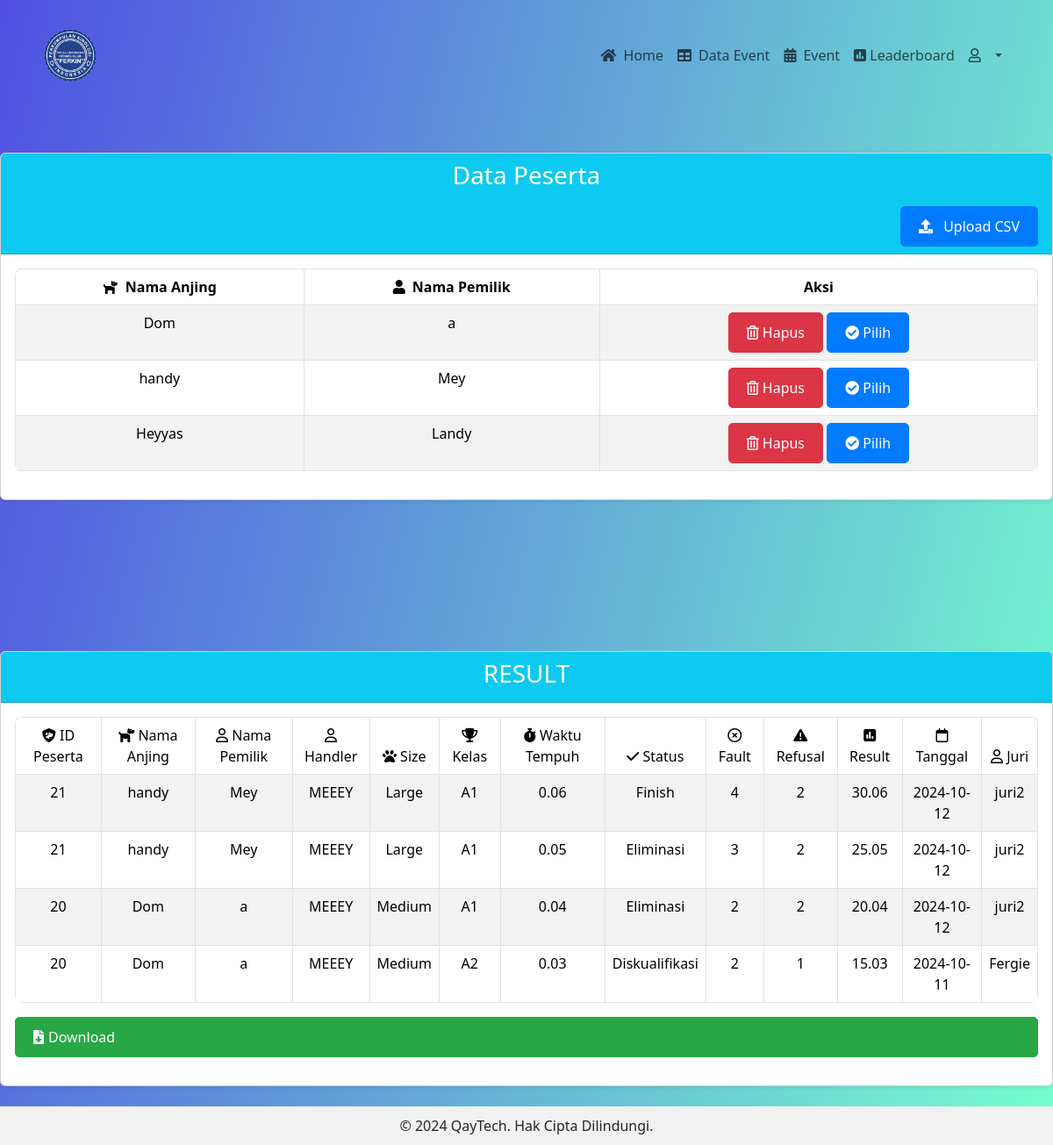
Screenshot of /views/devent.php?IdKategori=5 (signed in) with the database file from the repository.
### tables this page shows
CREATE TABLE IF NOT EXISTS `peserta` (
  `no_peserta` int NOT NULL AUTO_INCREMENT,
  `nama_anjing` varchar(100) NOT NULL,
  `nama_pemilik` varchar(100) NOT NULL,
  `handler` varchar(100) DEFAULT NULL,
  `size` varchar(50) DEFAULT NULL,
  `IdKategori` int DEFAULT NULL,
  `IdJuri` int DEFAULT NULL,
  PRIMARY KEY (`no_peserta`),
  KEY `FK_nama_anjing_kategori` (`IdKategori`),
  KEY `FK_peserta_juri` (`IdJuri`),
  CONSTRAINT `FK_nama_anjing_kategori` FOREIGN KEY (`IdKategori`) REFERENCES `kategori` (`IdKategori`) ON DELETE CASCADE ON UPDATE CASCADE,
  CONSTRAINT `FK_peserta_juri` FOREIGN KEY (`IdJuri`) REFERENCES `juri` (`IdJuri`) ON DELETE CASCADE ON UPDATE CASCADE
);

CREATE TABLE IF NOT EXISTS `penilaian` (
  `IdNilai` int NOT NULL AUTO_INCREMENT,
  `status` varchar(50) DEFAULT NULL,
  `waktu_tempuh` decimal(10,2) DEFAULT NULL,
  `fault` int DEFAULT NULL,
  `refusal` int DEFAULT NULL,
  `result` decimal(10,2) DEFAULT NULL,
  `kelas` varchar(50) DEFAULT NULL,
  `tanggal` date DEFAULT NULL,
  `IdKategori` int DEFAULT NULL,
  `no_peserta` int DEFAULT NULL,
  `IdJuri` int DEFAULT NULL,
  PRIMARY KEY (`IdNilai`) USING BTREE,
  KEY `FK_penilaian_kategori` (`IdKategori`),
  KEY `FK_penilaian_peserta` (`no_peserta`),
  KEY `FK_penilaian_juri` (`IdJuri`),
  CONSTRAINT `FK_penilaian_juri` FOREIGN KEY (`IdJuri`) REFERENCES `juri` (`IdJuri`) ON DELETE CASCADE ON UPDATE CASCADE,
  CONSTRAINT `FK_penilaian_kategori` FOREIGN KEY (`IdKategori`) REFERENCES `kategori` (`IdKategori`) ON DELETE CASCADE ON UPDATE CASCADE,
  CONSTRAINT `FK_penilaian_peserta` FOREIGN KEY (`no_peserta`) REFERENCES `peserta` (`no_peserta`) ON DELETE CASCADE ON UPDATE CASCADE
);

CREATE TABLE IF NOT EXISTS `juri` (
  `IdJuri` int NOT NULL AUTO_INCREMENT,
  `Username` varchar(50) NOT NULL,
  `Password` varchar(255) NOT NULL,
  `NamaJuri` varchar(20) NOT NULL,
  PRIMARY KEY (`IdJuri`)
);

### controllers/conn.php (called while the page is built, shortened)
<?php
class database {
    private $host = "localhost";
    private $uname = "root";
    private $pass = "";
    private $db = "perkin";
    function __construct() {
        $this->koneksi = mysqli_connect($this->host, $this->uname, $this->pass, $this->db);
    }
}

### controllers/c_peserta.php (called while the page is built, shortened)
<?php
include_once 'conn.php';
class C_peserta {
    public function Tampilpeserta($IdKategori){
        $conn = new database();
        $query = "SELECT * FROM peserta WHERE IdKategori = $IdKategori";
        $data = mysqli_query($conn->koneksi, $query);
        $hasil = [];
        while ($d = mysqli_fetch_object($data)) {
            $hasil[] = $d;
        }
        return $hasil;
    }
}

### controllers/c_nilai.php (called while the page is built, shortened)
<?php
include_once 'conn.php';
class C_nilai {
    public function TampilNilai($IdKategori){
        $conn = new database();
        $query = "SELECT penilaian.*, juri.Username, peserta.nama_anjing, peserta.handler,
                         peserta.nama_pemilik, peserta.size
                  FROM penilaian
                  INNER JOIN juri ON penilaian.IdJuri = juri.IdJuri
                  INNER JOIN peserta ON penilaian.no_peserta = peserta.no_peserta
                  WHERE penilaian.IdKategori = $IdKategori ORDER BY result DESC";
        $data = mysqli_query($conn->koneksi, $query);
        $hasil = [];
        while ($d = mysqli_fetch_object($data)) {
            $hasil[] = $d;
        }
        return $hasil;
    }
}

### views/devent.php (the view, shortened to what this page needs)
<?php
include_once '../views/layouts/header.php';
include_once '../controllers/c_peserta.php';
include_once '../controllers/c_nilai.php';
$peserta = new C_peserta();
$nilai = new C_nilai();
?>
<main>
    <div class="half-page">
        <div class="card mt-5 shadow-sm">
            <div class="card-header bg-info text-white text-center">
                <h3>Data Peserta</h3>
                <form id="uploadForm" action="upload_csv.php" method="post" enctype="multipart/form-data" class="upload-form">
                    <label for="file_csv" class="btn btn-primary">
                        <i class="fas fa-upload me-2"></i> Upload CSV
                    </label>
                </form>
            </div>
            <div class="card-body">
                <table class="table table-striped table-hover">
                    <thead>
                        <tr>
                            <th><i class="fas fa-dog me-2"></i>Nama Anjing</th>
                            <th><i class="fas fa-user me-2"></i>Nama Pemilik</th>
                            <th>Aksi</th>
                        </tr>
                    </thead>
                    <tbody>
                    <?php
                    $event = $peserta->Tampilpeserta($_GET['IdKategori']);
                    if (empty($event)) {
                        echo "<tr><td colspan='3' class='text-center'>Tidak ada data tersedia</td></tr>";
                    } else {
                        foreach ($event as $x) :
                    ?>
                    <tr>
                        <td><?= $x->nama_anjing ?></td>
                        <td><?= $x->nama_pemilik ?></td>
                        <td>
                            <a onclick="return confirm('Apakah yakin data akan dihapus?')" href="../routers/r_peserta.php?no_peserta=<?= $x->no_peserta ?>&IdKategori=<?= $x->IdKategori ?>&aksi=hapus" class="btn btn-danger">
                                <i class="far fa-trash-alt"></i> Hapus
                            </a>
                            <a href="nilai.php?no_peserta=<?= $x->no_peserta ?>" class="btn btn-outline-info">
                                <i class="fas fa-check-circle me-1"></i>Pilih
                            </a>
                        </td>
                    </tr>
                    <?php endforeach ?>
                    <?php } ?>
                    </tbody>
                </table>
            </div>
        </div>
    </div>
    <div class="half-page">
        <div class="card mt-5 shadow-sm">
            <div class="card-header bg-info text-white text-center">
                <h3>RESULT</h3>
            </div>
            <div class="card-body">
                <table class="table table-striped table-hover">
                    <thead>
                        <tr>
                        <td><i class="fa-solid fa-shield-dog"></i> ID Peserta </td>
                        <td><i class="fa-solid fa-dog"></i> Nama Anjing</td>
                        <td><i class="fa-regular fa-user"></i> Nama Pemilik </td>
                        <td><i class="fa-regular fa-user"></i> Handler</td>
                        <td><i class="fa-solid fa-paw"></i> Size</td>
                        <td><i class="fa-solid fa-trophy"></i> Kelas</td>
                        <td><i class="fa-solid fa-stopwatch"></i> Waktu Tempuh</td>
                        <td><i class="fa-solid fa-check"></i> Status</td>
                        <td><i class="fa-regular fa-circle-xmark"></i> Fault</td>
                        <td><i class="fa-solid fa-triangle-exclamation"></i> Refusal</td>
                        <td><i class="fa-solid fa-square-poll-vertical"></i> Result</td>
                        <td><i class="fa-regular fa-calendar"></i> Tanggal</td>
                        <td><i class="fa-regular fa-user"></i> Juri</td>
                        </tr>
                    </thead>
                    <tbody>
                    <?php
                    $event = $nilai->TampilNilai($_GET['IdKategori']);
                    if (!empty($event)) {
                        foreach ($event as $x) :
                    ?>
                        <tr>
                        <td><?= $x->no_peserta ?></td>
                <td><?= $x->nama_anjing ?></td>
                <td><?= $x->nama_pemilik ?></td>
                <td><?= $x->handler ?></td>
                <td><?= $x->size ?></td>
                <td><?= $x->kelas ?></td>
                <td><?= $x->waktu_tempuh ?></td>
                <td><?= $x->status ?></td>
                <td><?= $x->fault ?></td>
                <td><?= $x->refusal ?></td>
                <td><?= $x->result ?></td>
                <td><?= $x->tanggal ?></td>
                <td><?= $x->Username ?></td>
                        </tr>
                    <?php
                        endforeach;
                    } else {
                        echo "<tr><td colspan='7' class='text-center'>Tidak ada data tersedia</td></tr>";
                    }
                    ?>
                    </tbody>
                </table>
                <a href="export_to_excel.php?IdKategori=<?= $_GET['IdKategori'] ?>" class="btn btn-success mb-3 download-btn">
                    <i class="fas fa-file-download"></i> Download
                </a>
            </div>
        </div>
    </div>
</main>
<link rel="stylesheet" href="https://cdnjs.cloudflare.com/ajax/libs/font-awesome/5.15.4/css/all.min.css">
<?php include_once 'layouts/footer.php'; ?>

### views/layouts/header.php (shortened to what this page needs)
<!DOCTYPE html>
<html lang="en">
<head>
    <link rel="stylesheet" href="../assets/css/style.css">
    <link href="https://cdn.jsdelivr.net/npm/bootstrap@5.3.3/dist/css/bootstrap.min.css" rel="stylesheet">
    <link rel="stylesheet" href="https://cdnjs.cloudflare.com/ajax/libs/font-awesome/6.5.2/css/all.min.css">
</head>
<body>
<nav class="navbar navbar-expand-lg navbar-light bg-transparent">
  <div class="container">
    <a class="navbar-brand" href="#">
        <img src="../assets/img/img-admin.png" alt="Logo" height="60">
    </a>
    <div class="collapse navbar-collapse" id="navbarNav">
      <ul class="navbar-nav ms-auto">
        <li class="nav-item">
          <a class="nav-link" href="../views/dashboard.php"><i class="fas fa-home me-2"></i>Home</a>
        </li>
        <li class="nav-item">
          <a class="nav-link" href="../views/data.php"><i class="fas fa-table me-2"></i>Data Event</a>
        </li>
        <li class="nav-item">
          <a class="nav-link" href="../views/kategori.php"><i class="fas fa-calendar-alt me-2"></i>Event</a>
        </li>
        <li class="nav-item">
          <a class="nav-link" href="../views/leaderboard.php"><i class="fa-solid fa-square-poll-vertical"></i> Leaderboard</a>
        </li>
        <li class="nav-item dropdown">
          <a class="nav-link dropdown-toggle" href="#" id="navbarDropdown" role="button" data-bs-toggle="dropdown" aria-expanded="false">
            <i class="far fa-user me-2"></i>
          </a>
        </li>
      </ul>
    </div>
  </div>
</nav>
</body>
</html>

### views/layouts/footer.php (shortened to what this page needs)
<!DOCTYPE html>
<html lang="id">
<head>
</head>
<body>
    <footer class="footer">
        &copy; 2024 QayTech. Hak Cipta Dilindungi.
    </footer>
</body>
</html>

### assets/css/style.css (style rules this page uses)
body { background: rgb(80,80,226); background: linear-gradient(103deg, rgba(80,80,226,1) 0%, rgba(117,255,206,1) 100%); }
.card { border: 1px solid #007bff; border-radius: 8px; box-shadow: 0 4px 8px rgba(0, 0, 0, 0.1); margin-bottom: 20px; }
.card-header { background-color: #007bff; color: white; font-size: 1.25rem; font-weight: bold; }
label { font-weight: bold; margin-top: 10px; }
.table { border-radius: 8px; overflow: hidden; }
.table thead { background-color: #007bff; color: rgb(141, 37, 37); }

### views/devent.php (style rules this page uses)
.container { padding: 20px; }
.half-page { height: 50vh; overflow-y: auto; }
table { width: 100%; border-collapse: collapse; margin-bottom: 20px; }
table thead { background-color: #007bff; color: #fff; }
table th, table td { padding: 15px; text-align: center; border: 1px solid #dee2e6; }
.btn { padding: 10px 20px; border-radius: 5px; transition: background-color 0.3s ease; }
.btn-primary, .btn-outline-info { background-color: #007bff; border-color: #007bff; color: white; }
.btn-danger { background-color: #dc3545; border-color: #dc3545; }
.btn-success { background-color: #28a745; border-color: #28a745; }
.upload-form { display: flex; justify-content: flex-end; align-items: center; gap: 10px; }
.upload-form label { cursor: pointer; }
.download-btn { display: flex; align-items: center; gap: 5px; }

### views/layouts/footer.php (style rules this page uses)
body { margin: 0; padding: 0; min-height: 100vh; display: flex; flex-direction: column; }
.footer { background-color: #f1f1f1; padding: 10px 0; text-align: center; }

### rows the page displays
peserta: nama_anjing "Dom", nama_pemilik "a"
peserta: nama_anjing "handy", nama_pemilik "Mey"
peserta: nama_anjing "Heyyas", nama_pemilik "Landy"
penilaian: no_peserta "21", no_peserta.nama_anjing "handy", no_peserta.nama_pemilik "Mey", no_peserta.handler "MEEEY", no_peserta.size "Large", kelas "A1", waktu_tempuh "0.06", status "Finish", fault "4", refusal "2", result "30.06", tanggal "2024-10-12", IdJuri.Username "juri2"
penilaian: no_peserta "21", no_peserta.nama_anjing "handy", no_peserta.nama_pemilik "Mey", no_peserta.handler "MEEEY", no_peserta.size "Large", kelas "A1", waktu_tempuh "0.05", status "Eliminasi", fault "3", refusal "2", result "25.05", tanggal "2024-10-12", IdJuri.Username "juri2"
penilaian: no_peserta "20", no_peserta.nama_anjing "Dom", no_peserta.nama_pemilik "a", no_peserta.handler "MEEEY", no_peserta.size "Medium", kelas "A1", waktu_tempuh "0.04", status "Eliminasi", fault "2", refusal "2", result "20.04", tanggal "2024-10-12", IdJuri.Username "juri2"
penilaian: no_peserta "20", no_peserta.nama_anjing "Dom", no_peserta.nama_pemilik "a", no_peserta.handler "MEEEY", no_peserta.size "Medium", kelas "A2", waktu_tempuh "0.03", status "Diskualifikasi", fault "2", refusal "1", result "15.03", tanggal "2024-10-11", IdJuri.Username "Fergie"
